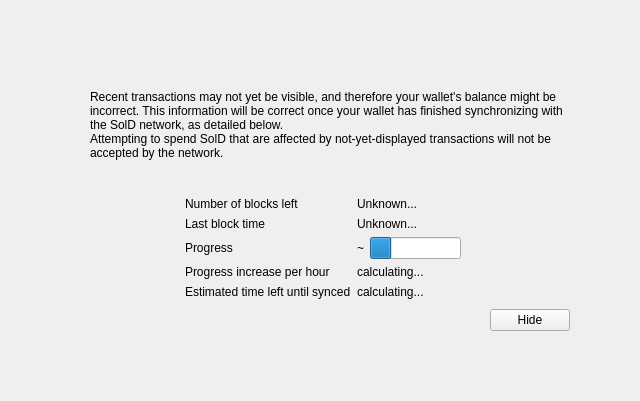
<?xml version="1.0" encoding="UTF-8"?>
<ui version="4.0">
 <class>ModalOverlay</class>
 <widget class="ModalOverlay" name="ModalOverlay">
  <property name="geometry">
   <rect>
    <x>0</x>
    <y>0</y>
    <width>640</width>
    <height>401</height>
   </rect>
  </property>
  <property name="windowTitle">
   <string>Form</string>
  </property>
  <layout class="QVBoxLayout" name="verticalLayout" stretch="0">
   <property name="sizeConstraint">
    <enum>QLayout::SetDefaultConstraint</enum>
   </property>
   <property name="leftMargin">
    <number>0</number>
   </property>
   <property name="topMargin">
    <number>0</number>
   </property>
   <property name="rightMargin">
    <number>0</number>
   </property>
   <property name="bottomMargin">
    <number>0</number>
   </property>
   <item>
    <widget class="QWidget" name="bgWidget" native="true">
     <property name="styleSheet">
      <string notr="true"/>
     </property>
     <layout class="QVBoxLayout" name="verticalLayoutMain" stretch="0">
      <property name="leftMargin">
       <number>60</number>
      </property>
      <property name="topMargin">
       <number>60</number>
      </property>
      <property name="rightMargin">
       <number>60</number>
      </property>
      <property name="bottomMargin">
       <number>60</number>
      </property>
      <item>
       <widget class="QWidget" name="contentWidget" native="true">
        <property name="styleSheet">
         <string notr="true"/>
        </property>
        <layout class="QVBoxLayout" name="verticalLayoutSub" stretch="1,0,0,0,0">
         <property name="spacing">
          <number>0</number>
         </property>
         <property name="leftMargin">
          <number>10</number>
         </property>
         <property name="topMargin">
          <number>10</number>
         </property>
         <property name="rightMargin">
          <number>10</number>
         </property>
         <property name="bottomMargin">
          <number>10</number>
         </property>
         <item>
          <layout class="QHBoxLayout" name="horizontalLayoutIconText" stretch="0,1">
           <property name="topMargin">
            <number>20</number>
           </property>
           <item>
            <layout class="QVBoxLayout" name="verticalLayoutIcon">
             <property name="leftMargin">
              <number>0</number>
             </property>
             <item>
              <widget class="QLabel" name="warningIcon">
               <property name="text">
                <string/>
               </property>
              </widget>
             </item>
             <item>
              <spacer name="verticalSpacerWarningIcon">
               <property name="orientation">
                <enum>Qt::Vertical</enum>
               </property>
               <property name="sizeHint" stdset="0">
                <size>
                 <width>20</width>
                 <height>40</height>
                </size>
               </property>
              </spacer>
             </item>
            </layout>
           </item>
           <item>
            <layout class="QVBoxLayout" name="verticalLayoutInfoText">
             <property name="leftMargin">
              <number>0</number>
             </property>
             <property name="topMargin">
              <number>0</number>
             </property>
             <item>
              <widget class="QLabel" name="infoText">
               <property name="text">
                <string>Recent transactions may not yet be visible, and therefore your wallet's balance might be incorrect. This information will be correct once your wallet has finished synchronizing with the SolD network, as detailed below.</string>
               </property>
               <property name="textFormat">
                <enum>Qt::RichText</enum>
               </property>
               <property name="wordWrap">
                <bool>true</bool>
               </property>
              </widget>
             </item>
             <item>
              <widget class="QLabel" name="infoTextStrong">
               <property name="text">
                <string>Attempting to spend SolD that are affected by not-yet-displayed transactions will not be accepted by the network.</string>
               </property>
               <property name="textFormat">
                <enum>Qt::RichText</enum>
               </property>
               <property name="wordWrap">
                <bool>true</bool>
               </property>
              </widget>
             </item>
             <item>
              <spacer name="verticalSpacerInTextSpace">
               <property name="orientation">
                <enum>Qt::Vertical</enum>
               </property>
               <property name="sizeHint" stdset="0">
                <size>
                 <width>20</width>
                 <height>40</height>
                </size>
               </property>
              </spacer>
             </item>
            </layout>
           </item>
          </layout>
         </item>
         <item>
          <spacer name="verticalSpacerAfterText">
           <property name="orientation">
            <enum>Qt::Vertical</enum>
           </property>
           <property name="sizeHint" stdset="0">
            <size>
             <width>20</width>
             <height>40</height>
            </size>
           </property>
          </spacer>
         </item>
         <item>
          <layout class="QFormLayout" name="formLayout">
           <property name="fieldGrowthPolicy">
            <enum>QFormLayout::FieldsStayAtSizeHint</enum>
           </property>
           <property name="formAlignment">
            <set>Qt::AlignHCenter|Qt::AlignTop</set>
           </property>
           <property name="horizontalSpacing">
            <number>6</number>
           </property>
           <property name="verticalSpacing">
            <number>6</number>
           </property>
           <property name="topMargin">
            <number>10</number>
           </property>
           <item row="0" column="0">
            <widget class="QLabel" name="labelNumberOfBlocksLeft">
             <property name="text">
              <string>Number of blocks left</string>
             </property>
            </widget>
           </item>
           <item row="0" column="1">
            <widget class="QLabel" name="numberOfBlocksLeft">
             <property name="text">
              <string>Unknown...</string>
             </property>
            </widget>
           </item>
           <item row="1" column="0">
            <widget class="QLabel" name="labelLastBlockTime">
             <property name="text">
              <string>Last block time</string>
             </property>
            </widget>
           </item>
           <item row="1" column="1">
            <widget class="QLabel" name="newestBlockDate">
             <property name="sizePolicy">
              <sizepolicy hsizetype="Maximum" vsizetype="Preferred">
               <horstretch>0</horstretch>
               <verstretch>0</verstretch>
              </sizepolicy>
             </property>
             <property name="text">
              <string>Unknown...</string>
             </property>
            </widget>
           </item>
           <item row="2" column="0">
            <widget class="QLabel" name="labelSyncDone">
             <property name="text">
              <string>Progress</string>
             </property>
            </widget>
           </item>
           <item row="2" column="1">
            <layout class="QHBoxLayout" name="horizontalLayoutSync" stretch="0,1">
             <item>
              <widget class="QLabel" name="percentageProgress">
               <property name="text">
                <string notr="true">~</string>
               </property>
              </widget>
             </item>
             <item>
              <widget class="QProgressBar" name="progressBar">
               <property name="value">
                <number>24</number>
               </property>
               <property name="format">
                <string/>
               </property>
              </widget>
             </item>
            </layout>
           </item>
           <item row="4" column="0">
            <widget class="QLabel" name="labelProgressIncrease">
             <property name="text">
              <string>Progress increase per hour</string>
             </property>
            </widget>
           </item>
           <item row="4" column="1">
            <widget class="QLabel" name="progressIncreasePerH">
             <property name="text">
              <string>calculating...</string>
             </property>
            </widget>
           </item>
           <item row="5" column="0">
            <widget class="QLabel" name="labelEstimatedTimeLeft">
             <property name="text">
              <string>Estimated time left until synced</string>
             </property>
            </widget>
           </item>
           <item row="5" column="1">
            <widget class="QLabel" name="expectedTimeLeft">
             <property name="text">
              <string>calculating...</string>
             </property>
            </widget>
           </item>
          </layout>
         </item>
         <item>
          <layout class="QHBoxLayout" name="horizontalLayoutButtons">
           <property name="leftMargin">
            <number>10</number>
           </property>
           <property name="topMargin">
            <number>10</number>
           </property>
           <item>
            <spacer name="horizontalSpacer">
             <property name="orientation">
              <enum>Qt::Horizontal</enum>
             </property>
             <property name="sizeHint" stdset="0">
              <size>
               <width>40</width>
               <height>20</height>
              </size>
             </property>
            </spacer>
           </item>
           <item>
            <widget class="QPushButton" name="closeButton">
             <property name="text">
              <string>Hide</string>
             </property>
            </widget>
           </item>
          </layout>
         </item>
         <item>
          <layout class="QVBoxLayout" name="verticalLayout_2">
           <item>
            <spacer name="verticalSpacer">
             <property name="orientation">
              <enum>Qt::Vertical</enum>
             </property>
             <property name="sizeHint" stdset="0">
              <size>
               <width>20</width>
               <height>40</height>
              </size>
             </property>
            </spacer>
           </item>
          </layout>
         </item>
        </layout>
       </widget>
      </item>
     </layout>
    </widget>
   </item>
  </layout>
 </widget>
 <customwidgets>
  <customwidget>
   <class>ModalOverlay</class>
   <extends>QWidget</extends>
   <header>qt/modaloverlay.h</header>
   <container>1</container>
  </customwidget>
 </customwidgets>
 <resources/>
 <connections/>
</ui>
